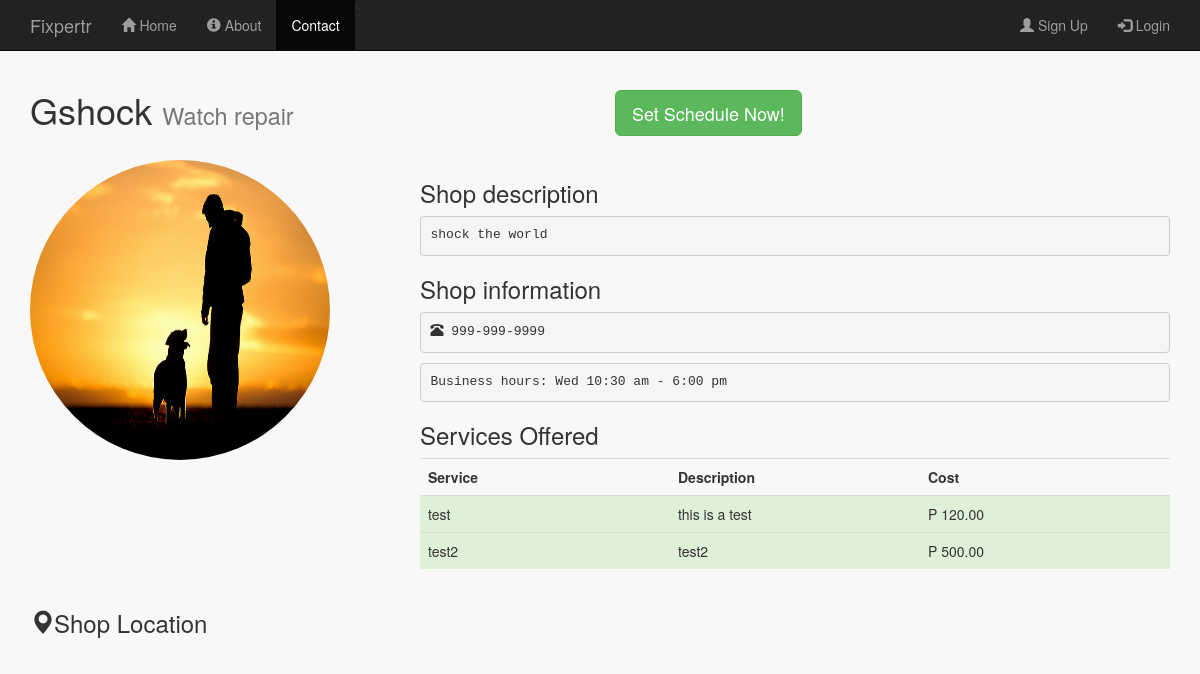
Page /shop_profile.php?view=21 on the committed database.
### tables this page shows
CREATE TABLE IF NOT EXISTS `shops` (
  `shop_id` int(11) NOT NULL AUTO_INCREMENT,
  `user_id` int(11) NOT NULL,
  `shop_name` varchar(256) NOT NULL,
  `shop_description` varchar(256) NOT NULL,
  `shop_image` varchar(256) NOT NULL,
  `shop_contact` varchar(256) NOT NULL,
  `shop_hours` varchar(256) NOT NULL,
  `shop_category` varchar(256) NOT NULL,
  PRIMARY KEY (`shop_id`),
  KEY `shops_ibfk_1` (`user_id`)
);

CREATE TABLE IF NOT EXISTS `services` (
  `service_id` int(11) NOT NULL AUTO_INCREMENT,
  `shop_id` int(11) NOT NULL,
  `service_name` varchar(256) NOT NULL,
  `service_description` varchar(256) NOT NULL,
  `service_cost` decimal(13,2) NOT NULL,
  PRIMARY KEY (`service_id`),
  KEY `shop_id` (`shop_id`)
);

### public/shop_profile.php (the view, shortened to what this page needs)
<?php
    include_once '../includes/db_connection.php';
    $shop_name = '';
    $shop_image = '';
    $shop_description = '';
    $shop_contact = '';
    $shop_schedule = '';
    $shop_category = '';
    if (isset($_GET['view'])) {
    $id = $_GET['view'];
    $rec = mysqli_query($connection,"SELECT * FROM shops WHERE shop_id = $id");
    $record = mysqli_fetch_array($rec);
    $shop_name = $record['shop_name'];
    $shop_image = $record['shop_image'];
    $shop_description = $record['shop_description'];
    $shop_contact = $record['shop_contact'];
    $shop_schedule = $record['shop_hours'];
    $shop_category = $record['shop_category'];
  }
    $service_results = mysqli_query($connection, "SELECT * FROM services WHERE shop_id = ".$_GET['view']."");
?>
<!doctype html>
<html lang="en">
  <head>
    <link rel="stylesheet" type="text/css" href="stylesheets/bootstrap.min.css">
    <link rel="stylesheet" type="text/css" href="stylesheets/mystyles.css">
  </head>
  <body id="contact">
  <?php include '../includes/layouts/header.php';?>
      <div class=" content container">
           <div class="row">
          <div class="col-md-6">
            <h1><?php echo $shop_name; ?> <small><?php echo $shop_category; ?></small></h1>
          </div>
          <div class="col-md-6">
            <a href="#" class="btn btn-success btn-lg" style="margin-top: 20px;" role="button">Set Schedule Now!</a>
          </div>
        </div>
        <div class="row" style="margin-top: 20px;">
          <div class="col-sm-4">
            <img src="images/<?php echo $shop_image?>"  style="height: 300px; width: 300px;" class="img-responsive img-circle">
          </div>
          <div class="col-sm-8">
            <h3>Shop description</h3>
            <p><pre><?php echo $shop_description; ?></pre></p>
            <h3>Shop information</h3>
            <p><pre><span class="glyphicon glyphicon-phone-alt"></span> <?php echo $shop_contact; ?></pre></p>
             <p><pre>Business hours: <?php echo $shop_schedule; ?></pre></p>
            <h3>Services Offered</h3>
            <div class="table-responsive" >
              <table class="table ">
                <tr>
                  <th width="20%">Service</th>
                  <th width="20%">Description</th>
                  <th width="20%">Cost</th>
                </tr>
                 <?php while ($row = mysqli_fetch_array($service_results)) { ?>
                  <tr class="success">
                      <td > <?php echo $row['service_name']; ?></td>
                      <td > <?php echo $row['service_description'];?></td>
                      <td >P <?php echo $row['service_cost'];?></td>
                  </tr>
                  <?php } ?>
              </table>
            </div>
          </div>
        </div>
           <div class="row">
          <div class="col-md-12">
            <h3><span class="glyphicon glyphicon-map-marker"></span>Shop Location</h3>
          </div>
        </div>
      </div>
    <?php include '../includes/layouts/footer.php';?>

### public/stylesheets/mystyles.css (style rules this page uses)
.content { padding-top: 70px; }
body { background-color: #f8f8f8; }

### rows in the picture
shops: shop_name "Gshock", shop_category "Watch repair", shop_image (picture), shop_description "shock the world", shop_contact "999-999-9999", shop_hours "Wed 10:30 am - 6:00 pm"
services: service_name "test", service_description "this is a test", service_cost "120.00"
services: service_name "test2", service_description "test2", service_cost "500.00"
